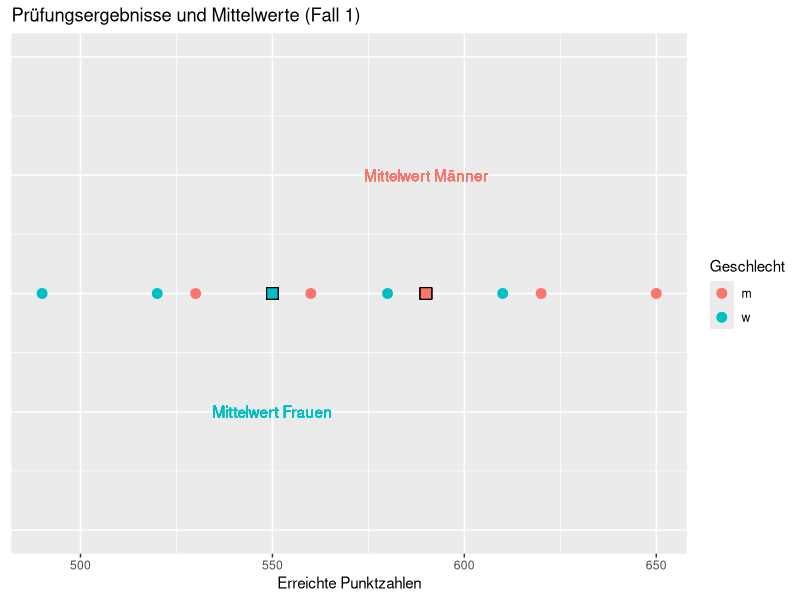
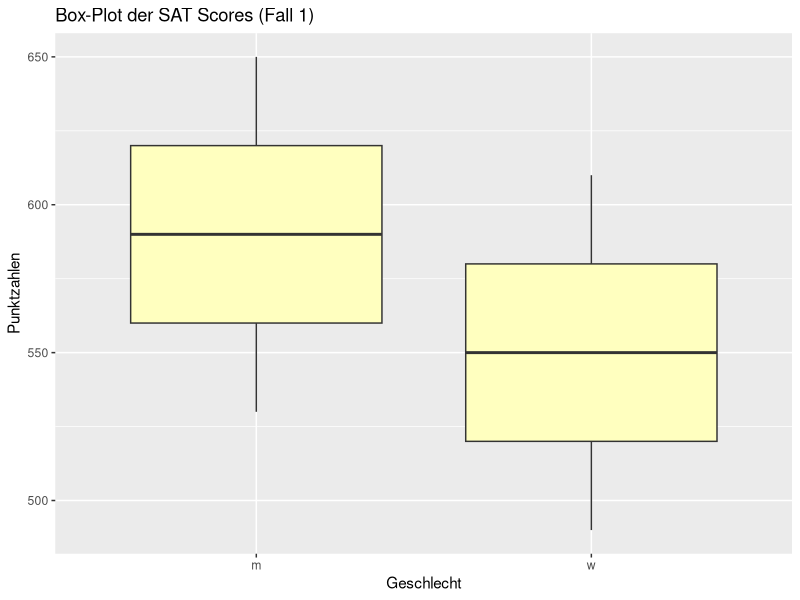
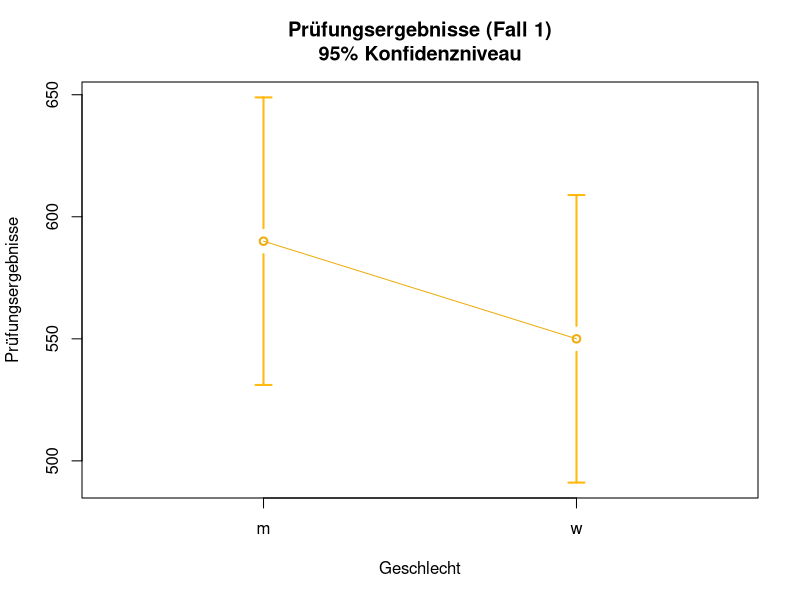
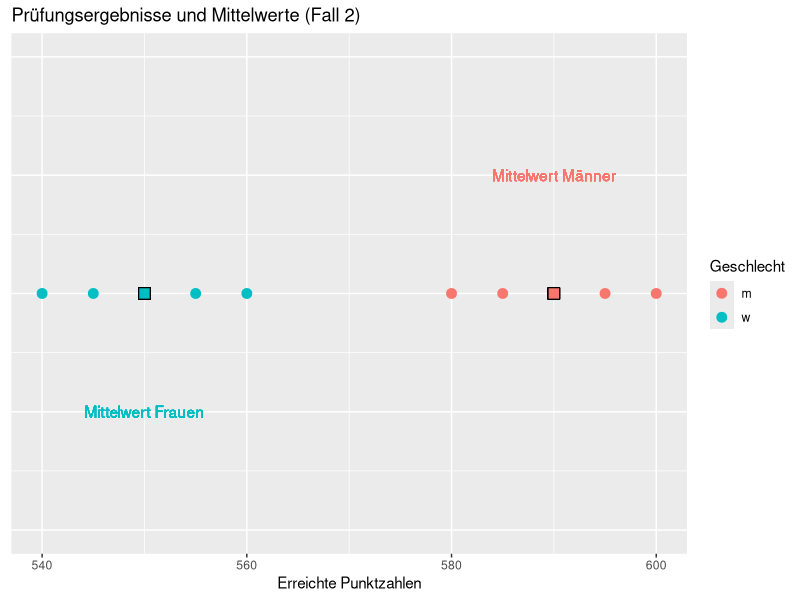
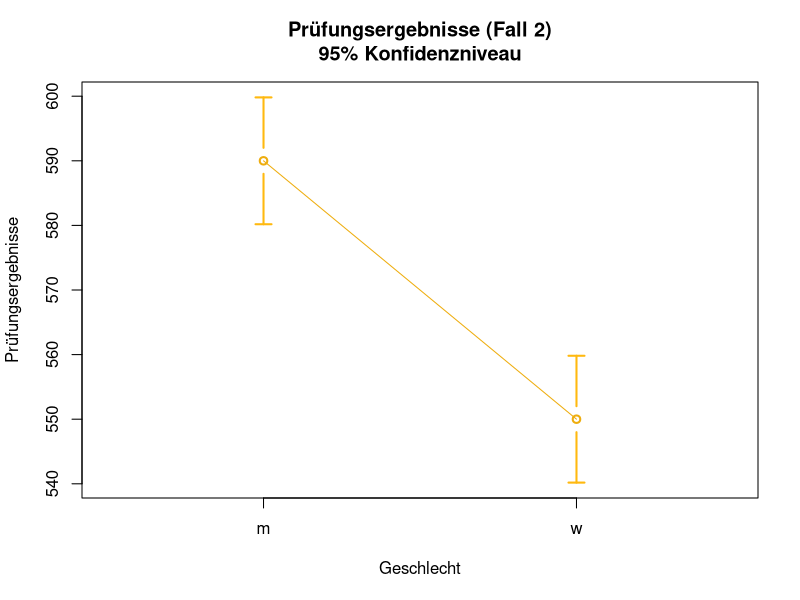
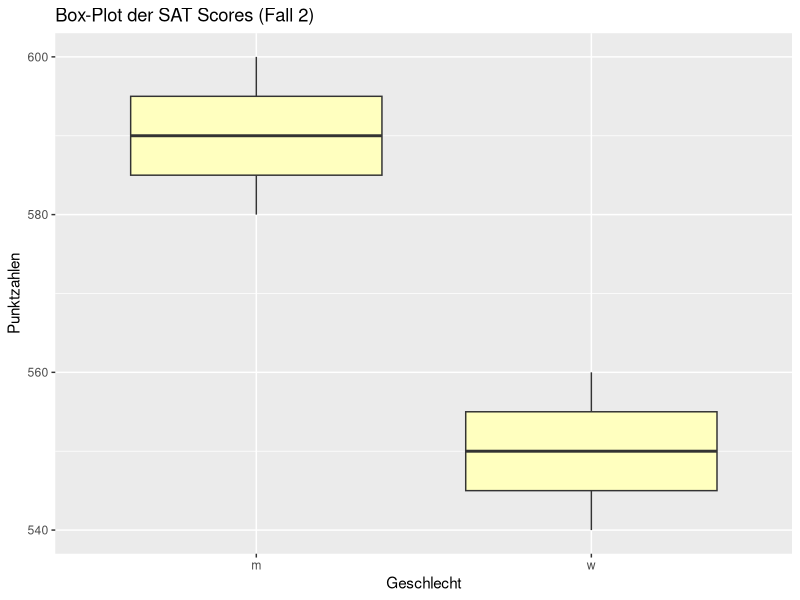
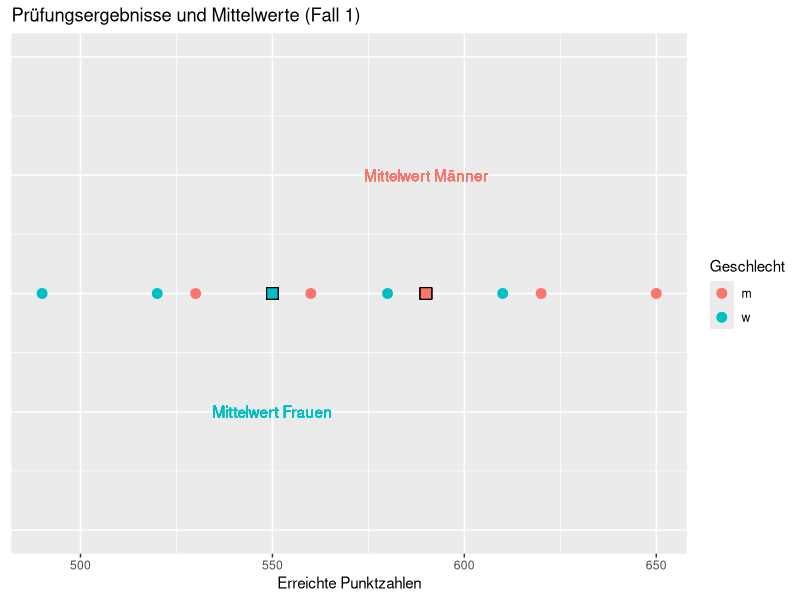
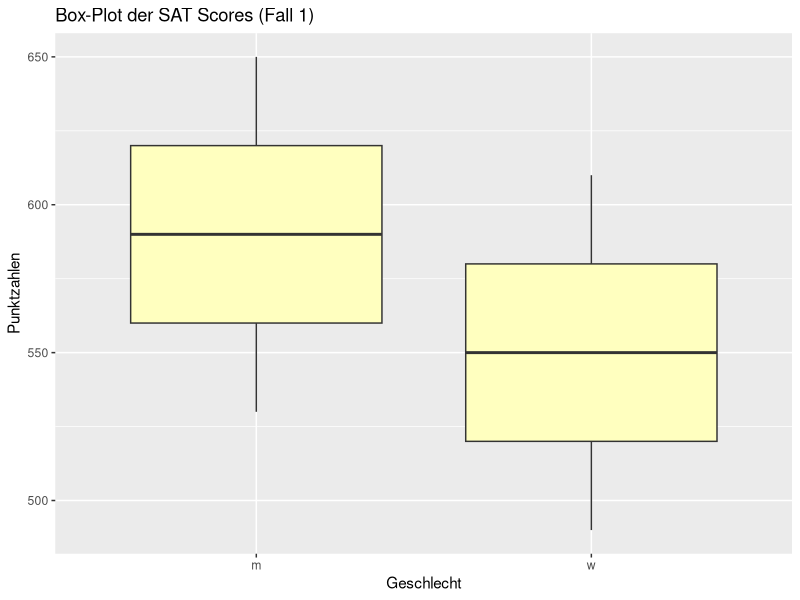

Write R code to recreate these figures, in order. (Note: this script raises an error after producing the figures.)
## ---- chunk 1
knitr::opts_chunk$set(echo = FALSE)
library(knitr)
library(kableExtra)
suppressPackageStartupMessages(library(dplyr))
library(tidyverse)

# Die ersten 4 Default-Farben aus ggplot2
library(scales)
defColors <- hue_pal()(4)

library(RColorBrewer)
myPalette <- brewer.pal(5, "RdYlGn")

# Library für die Funktion plotmeans
library(gplots)

# Ausgabe von double-Werte mit  zwei Stellen hinter dem Komma
options(digits=4)
## ---- chunk 2
satscorefemale1 <- c(490, 520, 550, 580, 610)
satscoremale1 <- c(530, 560, 590, 620, 650)

scores1 <- c(490, 520, 550, 580, 610, 530, 560, 590, 620, 650)
satlevels <- as.factor(c("w", "w", "w", "w", "w",
                          "m", "m", "m", "m", "m"))

satscores1 <- tibble(response=scores1,
                     treatment=satlevels)

scores2 <- c(540, 545, 550, 555, 560, 580, 585, 590, 595, 600)

satscores2 <- tibble(response=scores2,
                     treatment=satlevels)
## ---- chunk 3
kable(satscores1,
        align="l",
        caption="Tabelle 1: Die Prüfungsergebnisse als tibble",
        col.names=c("Punktzahl", "Geschlecht")) %>%
      kable_styling(bootstrap_options = c("striped", "condensed"), 
                full_width = T, 
                position = "center")
## ---- chunk 4
agg1 <- satscores1 %>%
  group_by(treatment) %>%
  summarize(Mittelwerte=mean(response),
            Standardabweichungen=sd(response),
            .groups="keep")
## ---- chunk 5
kable(satscores2,
        align="l",
        caption="Tabelle 2: Die alternativen Prüfungsergebnisse als tibble",
        col.names=c("Punktzahl", "Geschlecht")) %>%
      kable_styling(bootstrap_options = c("striped", "condensed"), 
                full_width = T, 
                position = "center")

agg2 <- satscores2 %>%
  group_by(treatment) %>%
  summarize(Mittelwerte=mean(response),
            Standardabweichungen=sd(response),
            .groups="keep")
## ---- chunk 6
ggplot(satscores1, aes(x=response)) +
  geom_point(aes(y=0, color=treatment), size=3) + 
  geom_point(x=550, y=0, fill=defColors[3], size=4, shape=22) + 
  geom_point(x=590, y=0, fill=defColors[1], size=4, shape=22) +
  geom_text(x=550, y=-0.05, label="Mittelwert Frauen", 
            color=defColors[3], hjust="center") +
  geom_text(x=590, y=0.05, label="Mittelwert Männer", 
            color=defColors[1], hjust="center") +
  scale_y_continuous(limits=c(-0.1, 0.1)) +
  labs(
    title="Prüfungsergebnisse und Mittelwerte (Fall 1)", 
    x="Erreichte Punktzahlen"
  ) +  
  theme(axis.title.y=element_blank(),
        axis.text.y=element_blank(), 
        axis.ticks.y=element_blank()) +
  guides(color=guide_legend(title="Geschlecht"))

ggsave(filename="satscore1.png", plot=last_plot(), device="png",
       path="images/", width=16, height=9, units="cm")
## ---- chunk 7
ggplot(data=satscores1) +
  geom_boxplot(mapping=aes(x = treatment, y = response), fill=myPalette[3]) +
  labs(
    title="Box-Plot der SAT Scores (Fall 1)", 
    x="Geschlecht", 
    y="Punktzahlen"
  ) +
  theme(legend.position = "none")

ggsave(filename="satscorebox1.png", plot=last_plot(), device="png",
       path="images/", width=16, height=9, units="cm")
## ---- chunk 8
plotmeans(response ~ treatment, data=satscores1,
          xlab="Geschlecht",
          ylab='Prüfungsergebnisse',
          col="darkgoldenrod2",
          n.label=FALSE,
          use.t=TRUE,
          barwidth=2,
          barcol="darkgoldenrod1",
          main='Prüfungsergebnisse (Fall 1)\n95% Konfidenzniveau')

png(filename="images/satscore1pmeans.png", 
    width = 16, height = 9, units="cm",
    res=300)

plotmeans(response ~ treatment, data=satscores1,
          xlab="Geschlecht",
          ylab='Prüfungsergebnisse',
          col="darkgoldenrod2",
          n.label=FALSE,
          use.t=TRUE,
          barwidth=2,
          barcol="darkgoldenrod1",
          main='Prüfungsergebnisse (Fall 1)\n95% Konfidenzniveau')

dev.off()
## ---- chunk 9
ggplot(satscores2, aes(x=response)) +
  geom_point(aes(y=0, color=treatment), size=3) + 
  geom_point(x=550, y=0, fill=defColors[3], size=4, shape=22) + 
  geom_point(x=590, y=0, fill=defColors[1], size=4, shape=22) +
  geom_text(x=550, y=-0.05, label="Mittelwert Frauen", 
            color=defColors[3], hjust="center") +
    geom_text(x=590, y=0.05, label="Mittelwert Männer", 
              color=defColors[1], hjust="center") +
    scale_y_continuous(limits=c(-0.1, 0.1)) +
  labs(
    title="Prüfungsergebnisse und Mittelwerte (Fall 2)", 
    x="Erreichte Punktzahlen"
  ) +  
  theme(axis.title.y=element_blank(),
        axis.text.y=element_blank(), 
        axis.ticks.y=element_blank()) +
  guides(color=guide_legend(title="Geschlecht"))

ggsave(filename="satscore2.png", plot=last_plot(), device="png",
       path="images/", width=16, height=9, units="cm")
## ---- chunk 10
plotmeans(response ~ treatment, data=satscores2,
          xlab="Geschlecht",
          ylab='Prüfungsergebnisse',
          col="darkgoldenrod2",
          n.label=FALSE,
          use.t=TRUE,
          barwidth=2,
          barcol="darkgoldenrod1",
          main="Prüfungsergebnisse (Fall 2)\n95% Konfidenzniveau")

png(filename="images/satscore2pmeans.png", 
    width = 16, height = 9, units="cm",
    res=300)

plotmeans(response ~ treatment, data=satscores2,
          xlab="Geschlecht",
          ylab='Prüfungsergebnisse',
          col="darkgoldenrod2",
          n.label=FALSE,
          use.t=TRUE,
          barwidth=2,
          barcol="darkgoldenrod1",
          main="Prüfungsergebnisse (Fall 2)\n95% Konfidenzniveau")

dev.off()
## ---- chunk 11
ggplot(data=satscores2) +
  geom_boxplot(mapping=aes(x = treatment, y = response), fill=myPalette[3]) +
  labs(
    title="Box-Plot der SAT Scores (Fall 2)", 
    x="Geschlecht", 
    y="Punktzahlen"
  ) +
  theme(legend.position = "none")

ggsave(filename="satscorebox2.png", plot=last_plot(), device="png",
       path="images/", width=16, height=9, units="cm")
## ---- chunk 12

t.test(response~treatment, data=satscores1,
                 paired=FALSE,
                 alternative="two.sided",
                 var.equal=TRUE)
## ---- chunk 13
t.test(response~treatment, data=satscores2,
                 paired=FALSE,
                 alternative="two.sided",
                 var.equal=TRUE)
## ---- chunk 14
n1 <- 5
n2 <- 5
ybar<- 0.5*(agg2$Mittelwerte[1] + agg2$Mittelwerte[2])
sst <- n1*(agg2$Mittelwerte[1]-ybar)**2 + n2*(agg2$Mittelwerte[2]-ybar)**2
## ---- chunk 15
sse1 <- satscores2$response[1:5]
sse1 <- sse1 - agg2$Mittelwerte[2]
sse1Sum <- sum(sse1**2)

sse2 <- satscores2$response[6:10]
sse2 <- sse2 - agg2$Mittelwerte[1]
sse2Sum <- sum(sse1**2)

sse <- sse1Sum+sse2Sum
## ---- chunk 16
mst <- sst
mse <- sse/8
fvalue <- mst/mse
## ---- chunk 17
fquant <- qf(0.95, 1, 8)
## ---- chunk 18
aovfit1 <- aov(response~treatment, data=satscores1)
summary(aovfit1)
## ---- chunk 19
aovfit2 <- aov(response~treatment, data=satscores2)
summary(aovfit2)
